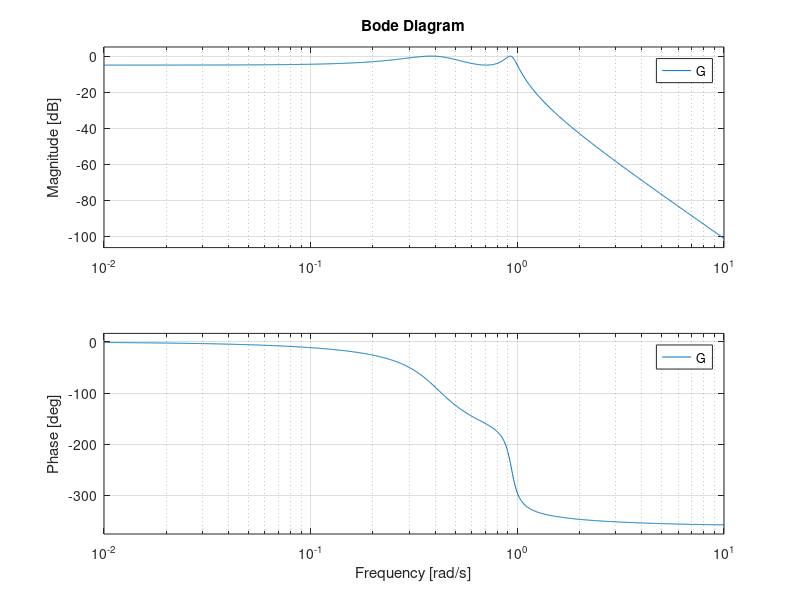
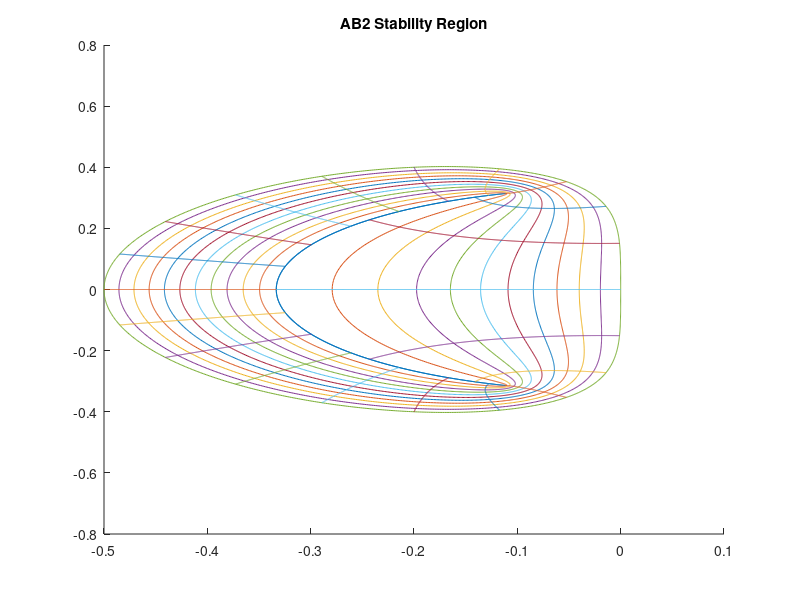
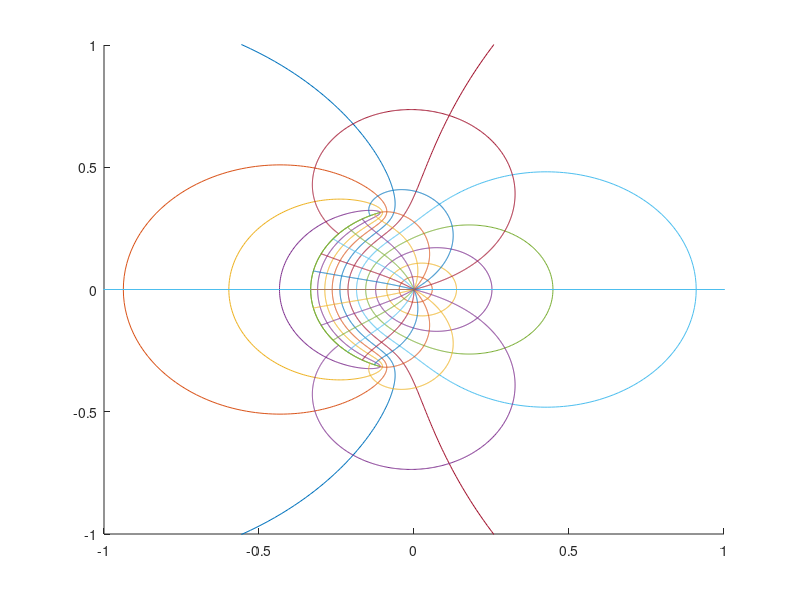
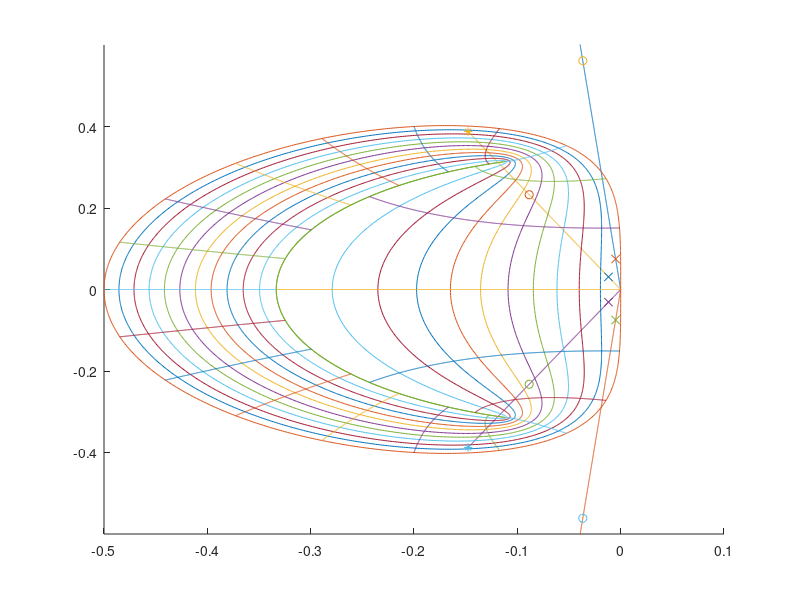

The MATLAB source for these figures, in order:
%Tyler Matthews P10

%% Part A
clc; close all; %Clear Console, close figures

num = [0 0 0 0 0.0850];
den = [1 0.4174 1.0871 0.2805 0.1512];

poles = roots(den)

%% Part B
figure;
G = tf(num, den)
bode(G)

%% PART C
abDen = [1 -1 0];
abNum = [0 3 -1];

Phi = tf(abDen, abNum) %(sigma / roe) : (row - l*sigma)
newNum = [3 -2 1];
badPoints = roots(newNum)
magnitude = abs(badPoints)

figure;
Nt=21;
Nr=12;

theta=linspace(0,2*pi,1001); 
rho=linspace(0.5774,1,1001); 
tvec=linspace(0,2*pi,Nt);
rvec=linspace(0.5774,1,Nr);

for k=1:length(rvec)
 z=rvec(k)*exp(i*theta);
 w=(z.^2-z)./(3.*z - 1);
 
 hold on
 plot(real(w), imag(w))
 hold off
end

for k=1:length(tvec)-1
 z=rho*exp(i*tvec(k));
 w=(z.^2-z)./(3.*z - 1);
 hold on
 plot(real(w), imag(w))
 hold off
end
title('AB2 Stability Region')

figure;
Nt=21;
Nr=12;

theta=linspace(0,2*pi,1001); 
rho=linspace(0, 0.5774,1001); 
tvec=linspace(0,2*pi,Nt);
rvec=linspace(0, 0.5774,Nr);

for k=1:length(rvec)
 z=rvec(k)*exp(i*theta);
 w=(z.^2-z)./(3.*z - 1);
 
 hold on
 plot(real(w), imag(w))
 hold off
end

for k=1:length(tvec)-1
 z=rho*exp(i*tvec(k));
 w=(z.^2-z)./(3.*z - 1);
 hold on
 plot(real(w), imag(w))
 hold off
end

axis([-1 1 -1 1])

%% PART D
figure;

lamda = eig(G)
T = linspace(0,1,1001);

hold on
plot(real(lamda(1)*T), imag(lamda(1)*T))
plot(real(lamda(2)*T), imag(lamda(2)*T))
plot(real(lamda(3)*T), imag(lamda(3)*T))
plot(real(lamda(4)*T), imag(lamda(4)*T))
hold off

Nt=21;
Nr=12;

theta=linspace(0,2*pi,1001); 
rho=linspace(0.5774,1,1001); 
tvec=linspace(0,2*pi,Nt);
rvec=linspace(0.5774,1,Nr);

for k=1:length(rvec)
 z=rvec(k)*exp(i*theta);
 w=(z.^2-z)./(3.*z - 1);
 
 hold on
 plot(real(w), imag(w))
 hold off
end

for k=1:length(tvec)-1
 z=rho*exp(i*tvec(k));
 w=(z.^2-z)./(3.*z - 1);
 hold on
 plot(real(w), imag(w))
 hold off
end
axis([-0.5 0.1 -0.6 0.6])
T_stable=0.08 %Stable
T_rel_unstable=0.6 %Relatively Unstable
T_unstable= 1 %Unstable

hold on
for k = 1 : 4
    plot(T_stable*lamda(k), 'x')
    plot(T_rel_unstable*lamda(k), 'o')
    plot(T_unstable*lamda(k), '*') %Off page
end
hold off

%% PART E
poles_stable = roots(abDen - abNum*T_stable)
poles_rel_unstable = roots(abDen - abNum*T_rel_unstable)
poles_unstable = roots(abDen - abNum*T_unstable)

%% PART F

[A, B, C, D] = tf2ss(num, den)

N = 10000;
t = linspace(0,10,N);
u = ones(1,N);
fx1 = zeros(1,N);
fx2 = zeros(1,N);
fx3 = zeros(1,N);
fx4 = zeros(1,N);

x1 = zeros(1,N);
x2 = zeros(1,N);
x3 = zeros(1,N);
x4 = zeros(1,N);
y = zeros(1,N);

T=T_stable;
for k = 1:N-1
    fx1(k+1) = -0.4174*x1(k+1)-1.0871*x2(k+1)-0.2805*x3(k+1)-0.1512*x4(k+1)+u(k+1);
    fx2(k+1) = x1(k+1);
    fx3(k+1) = x2(k+1);
    fx4(k+1) = x3(k+1);

    x1(k+2) = x1(k+1) + (T/2) * (3*fx1(k+1) - fx1(k));
    x2(k+2) = x2(k+1) + (T/2) * (3*fx2(k+1) - fx2(k));
    x3(k+2) = x3(k+1) + (T/2) * (3*fx3(k+1) - fx3(k));
    x4(k+2) = x4(k+1) + (T/2) * (3*fx4(k+1) - fx4(k));
    
    y(k) = 0.085*x3(k);
end

figure
plot(t,y)
xlim([0 2])
title('Relatively Stable T')




N = 10000;
t = linspace(0,10,N);
u = ones(1,N);
fx1 = zeros(1,N);
fx2 = zeros(1,N);
fx3 = zeros(1,N);
fx4 = zeros(1,N);

x1 = zeros(1,N);
x2 = zeros(1,N);
x3 = zeros(1,N);
x4 = zeros(1,N);
y = zeros(1,N);

T=T_rel_unstable;
for k = 1:N-1
    fx1(k+1) = -0.4174*x1(k+1)-1.0871*x2(k+1)-0.2805*x3(k+1)-0.1512*x4(k+1)+u(k+1);
    fx2(k+1) = x1(k+1);
    fx3(k+1) = x2(k+1);
    fx4(k+1) = x3(k+1);

    x1(k+2) = x1(k+1) + (T/2) * (3*fx1(k+1) - fx1(k));
    x2(k+2) = x2(k+1) + (T/2) * (3*fx2(k+1) - fx2(k));
    x3(k+2) = x3(k+1) + (T/2) * (3*fx3(k+1) - fx3(k));
    x4(k+2) = x4(k+1) + (T/2) * (3*fx4(k+1) - fx4(k));
    
    y(k) = 0.085*x3(k);
end

figure
plot(t,y)
xlim([0 2])
title('Relatively Unstable T')

N = 10000;
t = linspace(0,10,N);
u = ones(1,N);
fx1 = zeros(1,N);
fx2 = zeros(1,N);
fx3 = zeros(1,N);
fx4 = zeros(1,N);

x1 = zeros(1,N);
x2 = zeros(1,N);
x3 = zeros(1,N);
x4 = zeros(1,N);
y = zeros(1,N);

T=T_unstable;
for k = 1:N-1
    fx1(k+1) = -0.4174*x1(k+1)-1.0871*x2(k+1)-0.2805*x3(k+1)-0.1512*x4(k+1)+u(k+1);
    fx2(k+1) = x1(k+1);
    fx3(k+1) = x2(k+1);
    fx4(k+1) = x3(k+1);

    x1(k+2) = x1(k+1) + (T/2) * (3*fx1(k+1) - fx1(k));
    x2(k+2) = x2(k+1) + (T/2) * (3*fx2(k+1) - fx2(k));
    x3(k+2) = x3(k+1) + (T/2) * (3*fx3(k+1) - fx3(k));
    x4(k+2) = x4(k+1) + (T/2) * (3*fx4(k+1) - fx4(k));
    
    y(k) = 0.085*x3(k);
end

figure
plot(t,y)
xlim([0 2])
title('Unstable T --> NOT REQUIRED')